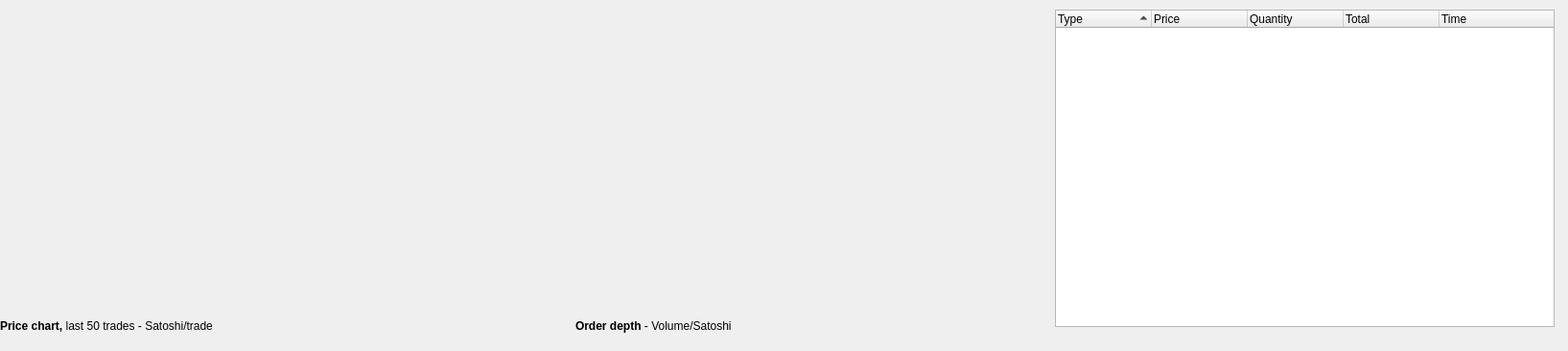
          <widget class="QWidget" name="scrollAreaWidgetContentsBleutrade">
           <property name="geometry">
            <rect>
             <x>0</x>
             <y>0</y>
             <width>1635</width>
             <height>366</height>
            </rect>
           </property>
           <property name="minimumSize">
            <size>
             <width>1635</width>
             <height>0</height>
            </size>
           </property>
           <property name="styleSheet">
            <string notr="true"/>
           </property>
           <widget class="QLabel" name="lblBleutradeTrades">
            <property name="geometry">
             <rect>
              <x>0</x>
              <y>330</y>
              <width>311</width>
              <height>21</height>
             </rect>
            </property>
            <property name="text">
             <string>&lt;html&gt;&lt;head/&gt;&lt;body&gt;&lt;p&gt;&lt;span style=&quot; font-weight:600;&quot;&gt;Price chart, &lt;/span&gt;last 50 trades - Satoshi/trade&lt;/p&gt;&lt;/body&gt;&lt;/html&gt;</string>
            </property>
           </widget>
           <widget class="QCustomPlot" name="qCustomPlotBleutradeTrades" native="true">
            <property name="geometry">
             <rect>
              <x>0</x>
              <y>10</y>
              <width>531</width>
              <height>311</height>
             </rect>
            </property>
            <property name="styleSheet">
             <string notr="true"/>
            </property>
           </widget>
           <widget class="QCustomPlot" name="qCustomPlotBleutradeOrderDepth" native="true">
            <property name="geometry">
             <rect>
              <x>550</x>
              <y>10</y>
              <width>531</width>
              <height>311</height>
             </rect>
            </property>
            <property name="styleSheet">
             <string notr="true"/>
            </property>
           </widget>
           <widget class="QLabel" name="lblBleutradeOrderDepth">
            <property name="geometry">
             <rect>
              <x>600</x>
              <y>330</y>
              <width>211</width>
              <height>20</height>
             </rect>
            </property>
            <property name="text">
             <string>&lt;html&gt;&lt;head/&gt;&lt;body&gt;&lt;p&gt;&lt;span style=&quot; font-weight:600;&quot;&gt;Order depth &lt;/span&gt;- Volume/Satoshi&lt;/p&gt;&lt;/body&gt;&lt;/html&gt;</string>
            </property>
           </widget>
           <widget class="QTreeWidget" name="tblBleutradeTrades">
            <property name="geometry">
             <rect>
              <x>1100</x>
              <y>10</y>
              <width>521</width>
              <height>331</height>
             </rect>
            </property>
            <property name="styleSheet">
             <string notr="true">QScrollBar:vertical {background: white;height: 15px;}QScrollBar::handle:vertical {background: #d3d6d8;min-width: 20px;}</string>
            </property>
            <property name="verticalScrollBarPolicy">
             <enum>Qt::ScrollBarAlwaysOn</enum>
            </property>
            <property name="horizontalScrollBarPolicy">
             <enum>Qt::ScrollBarAlwaysOff</enum>
            </property>
            <property name="autoScrollMargin">
             <number>16</number>
            </property>
            <property name="indentation">
             <number>10</number>
            </property>
            <property name="sortingEnabled">
             <bool>true</bool>
            </property>
            <property name="animated">
             <bool>false</bool>
            </property>
            <property name="headerHidden">
             <bool>false</bool>
            </property>
            <attribute name="headerCascadingSectionResizes">
             <bool>false</bool>
            </attribute>
            <attribute name="headerHighlightSections">
             <bool>false</bool>
            </attribute>
            <column>
             <property name="text">
              <string>Type</string>
             </property>
            </column>
            <column>
             <property name="text">
              <string>Price</string>
             </property>
            </column>
            <column>
             <property name="text">
              <string>Quantity</string>
             </property>
            </column>
            <column>
             <property name="text">
              <string>Total</string>
             </property>
            </column>
            <column>
             <property name="text">
              <string>Time</string>
             </property>
            </column>
           </widget>
          </widget>
